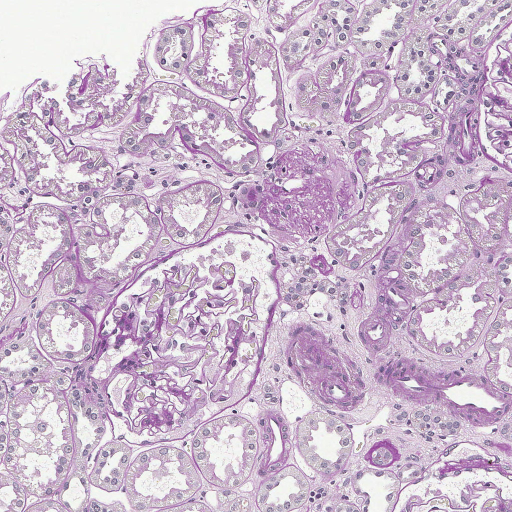
#> input picture referencias/18-139_tile_x07680_y10752_endx09728_endy12800.png, 1024 x 1024 px (shown at 1/2 size); its folder holds only this picture in this run
$ python normalizacion.py
#> lines starting #> are read from the running program, lines starting #| are printed output that depends on the picture; after the words box and inside, x2 and y2 are one past the last pixel; in counts of white or black regions, pixels touching at a corner belong together
import os
import cv2
import numpy as np
from pathlib import Path
from concurrent.futures import ProcessPoolExecutor, wait, FIRST_COMPLETED
from multiprocessing import cpu_count
from collections import deque
import logging
import time
import random
import json
import shutil
from typing import Optional, Tuple, Dict

logging.basicConfig(
    level=logging.INFO,
    format='%(asctime)s - %(levelname)s - %(message)s'
)
logger = logging.getLogger(__name__)


# [26 lines left out: function _safe_worker_count, not called in this run]


def leer_imagen(ruta: str) -> Optional[np.ndarray]:
    """Lee imágenes en rutas con tildes o caracteres especiales en Windows"""
    return cv2.imdecode(np.fromfile(ruta, dtype=np.uint8), cv2.IMREAD_COLOR)
#> returned value is the input picture: shape (1024, 1024, 3); mean B, G, R 205.7, 186.1, 203.9

def guardar_imagen(ruta: str, imagen: np.ndarray) -> None:
    """Guarda imágenes en rutas con tildes o caracteres especiales en Windows"""
    cv2.imencode('.png', imagen)[1].tofile(ruta)

def get_tissue_mask(image_bgr: np.ndarray, bg_l_threshold: int = 230, min_saturation: int = 10) -> np.ndarray:
    """
    Generate binary tissue mask combining LAB L and HSV S channels + morphology.

    L channel alone (L < threshold) detects white background but misses dark noise (ink, dust, folds).
    Combined with saturation (S > threshold) to exclude desaturated dark artifacts.
    Apply morphological operations to clean up the mask.

    Returns boolean mask where True = tissue pixel, False = background.
    """
#> called with bg_l_threshold = 230, min_saturation = 10
    # L channel: exclude bright white background
    lab = cv2.cvtColor(image_bgr, cv2.COLOR_BGR2LAB)
#> lab: shape (1024, 1024, 3); mean of channels 0, 1, 2 197.4, 138.2, 120.3
    l_mask = lab[:, :, 0] < bg_l_threshold
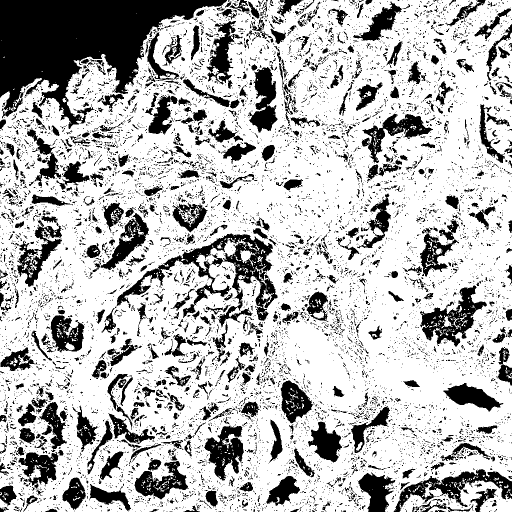
#> l_mask: shape (1024, 1024) bool (shown at 1/2 size); 72.7% white; 8999 black regions (8073 under 20 px), largest, box (x1, y1, x2, y2) and area: (0, 0, 454, 258) 53571, (233, 467, 555, 655) 13947, (840, 571, 974, 693) 6073

    # Saturation channel: exclude low-saturation dark noise (ink, dust have low S)
    hsv = cv2.cvtColor(image_bgr, cv2.COLOR_BGR2HSV)
#> hsv: shape (1024, 1024, 3); mean H, S, V 126.9, 31.3, 208.4
    s_mask = hsv[:, :, 1] > min_saturation
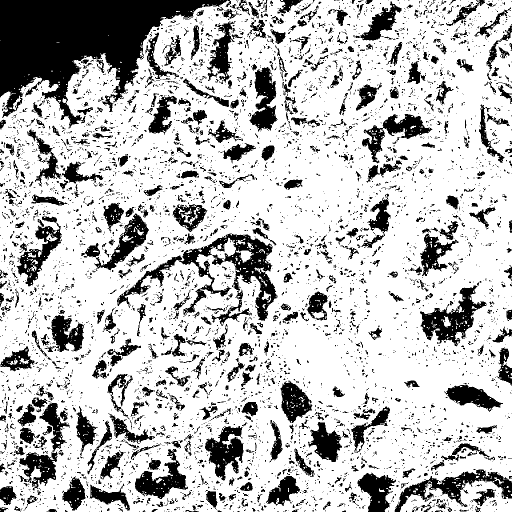
#> s_mask: shape (1024, 1024) bool (shown at 1/2 size); 75.1% white; 5175 black regions (4317 under 20 px), largest, box (x1, y1, x2, y2) and area: (0, 0, 462, 257) 52724, (234, 467, 555, 642) 12612, (840, 571, 973, 693) 5956

    # Combine: pixel must be dark AND have color → tissue
    combined = (l_mask & s_mask).astype(np.uint8) * 255
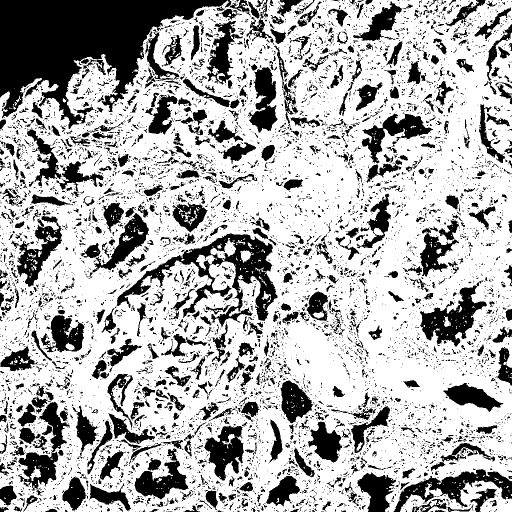
#> combined: shape (1024, 1024) (shown at 1/2 size); 69.3% white; 8004 black regions (6884 under 20 px), largest, box (x1, y1, x2, y2) and area: (0, 0, 463, 258) 54791, (233, 467, 555, 655) 15783, (840, 565, 974, 693) 6799

    # Morphological closing: fill small holes in tissue (nuclei, vessels)
    close_kernel = cv2.getStructuringElement(cv2.MORPH_ELLIPSE, (9, 9))
    cleaned = cv2.morphologyEx(combined, cv2.MORPH_CLOSE, close_kernel)
#> cleaned: shape (1024, 1024); 82.1% white; 249 black regions, largest, box (x1, y1, x2, y2) and area: (0, 0, 453, 250) 51934, (843, 575, 972, 690) 5847, (450, 467, 545, 568) 4537

    # Morphological opening: remove small isolated artifacts (dust, noise)
    open_kernel = cv2.getStructuringElement(cv2.MORPH_ELLIPSE, (5, 5))
    cleaned = cv2.morphologyEx(cleaned, cv2.MORPH_OPEN, open_kernel)
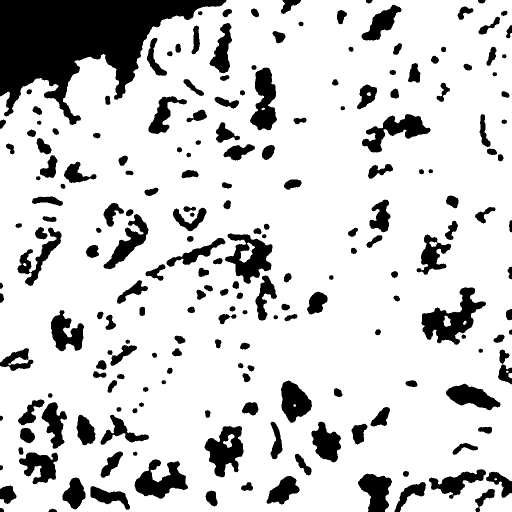
#> cleaned: shape (1024, 1024) (shown at 1/2 size); 81.7% white; 208 black regions, largest, box (x1, y1, x2, y2) and area: (0, 0, 453, 250) 52218, (843, 575, 972, 690) 6141, (450, 467, 545, 568) 4845

    return cleaned.astype(bool)

def get_lab_stats(image_bgr: np.ndarray, mask: Optional[np.ndarray] = None) -> Tuple[Tuple[float, float, float], Tuple[float, float, float]]:
    """
    Compute LAB mean and std. If mask provided, use only tissue pixels.

    Args:
        image_bgr: Input BGR image
        mask: Optional boolean mask (True = tissue, False = background).
              If provided, stats are computed only on masked pixels.

    Returns:
        ((l_mean, a_mean, b_mean), (l_std, a_std, b_std))

    Raises:
        ValueError: If tissue pixels < 100 (insufficient data).
    """
    lab = cv2.cvtColor(image_bgr, cv2.COLOR_BGR2LAB).astype(np.float32)
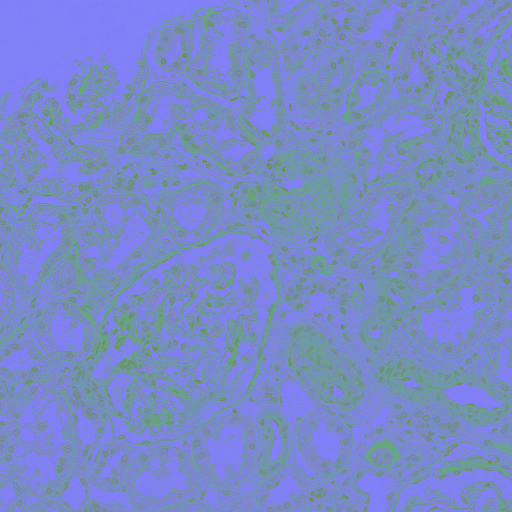
#> lab: shape (1024, 1024, 3) float32 (shown at 1/2 size); mean B, G, R 197.2, 138.2, 120.3
    l, a, b = cv2.split(lab)
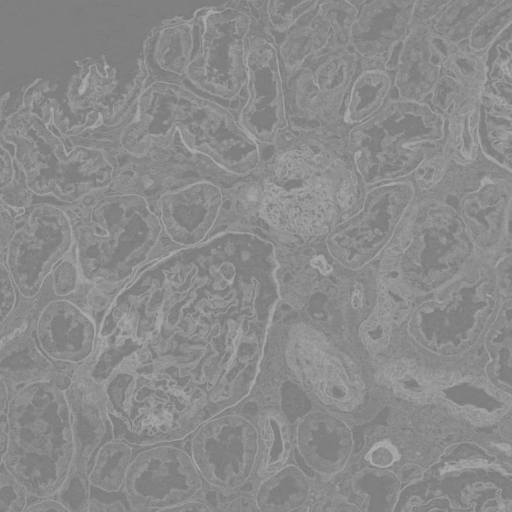
#> a: shape (1024, 1024) float32 (shown at 1/2 size); min 114, max 176, mean 138.2
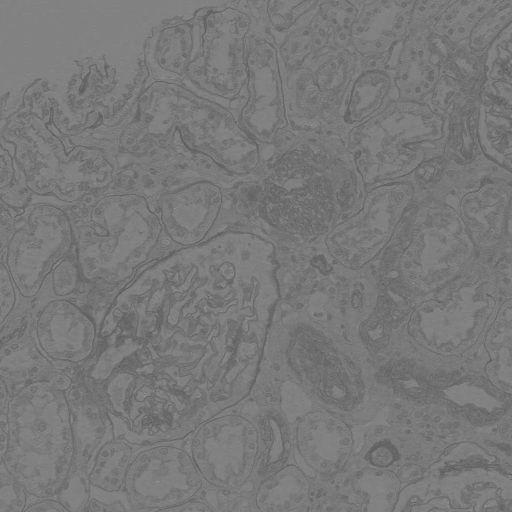
#> b: shape (1024, 1024) float32 (shown at 1/2 size); min 84, max 150, mean 120.3

    if mask is not None:
        l = l[mask]
        a = a[mask]
        b = b[mask]
        if l.size < 100:
            raise ValueError(f"Insufficient tissue pixels: {l.size} < 100")

    l_mean, l_std = l.mean(), l.std()
#> l_mean = 187.3; l_std = 34.76
    a_mean, a_std = a.mean(), a.std()
#> a_mean = 140.5; a_std = 8.15
    b_mean, b_std = b.mean(), b.std()
#> b_mean = 118.5; b_std = 7.07

    return (l_mean, a_mean, b_mean), (l_std, a_std, b_std)

# [42 lines left out: function apply_reinhard, not called in this run]


def compute_template_from_tiles(tile_paths: list[str], bg_l_threshold: int = 230, min_saturation: int = 10) -> Tuple[Tuple[float, float, float], Tuple[float, float, float]]:
    """
    Compute template statistics from a specific list of tile paths.

    Args:
        tile_paths: List of tile file paths
        bg_l_threshold: L channel threshold for background
        min_saturation: Minimum HSV saturation for tissue

    Returns:
        ((l_mean, a_mean, b_mean), (l_std, a_std, b_std)) — medians across samples
    """
    logger.info(f"Computing template from {len(tile_paths)} specific tiles...")

    all_means, all_stds = [], []
    for i, tile_path in enumerate(tile_paths, 1):
        img = leer_imagen(str(tile_path))
        if img is None:
            logger.warning(f"  Failed to read: {Path(tile_path).name}")
            continue

        mask = get_tissue_mask(img, bg_l_threshold, min_saturation)
        try:
            m, s = get_lab_stats(img, mask=mask)
#> m = (187.3, 140.5, 118.5); s = (34.76, 8.15, 7.07)
            all_means.append(m)
            all_stds.append(s)
            logger.debug(f"  Tile {i}/{len(tile_paths)}: L={m[0]:.1f}±{s[0]:.1f}")
        except ValueError:
            logger.warning(f"  Insufficient tissue in: {Path(tile_path).name}")
            continue

    if len(all_means) < 5:
        raise ValueError(f"Only {len(all_means)} valid tiles found; need at least 5")

    target_means = tuple(np.median([m[i] for m in all_means]) for i in range(3))
    target_stds = tuple(np.median([s[i] for s in all_stds]) for i in range(3))

    logger.info(f"Template (median of {len(all_means)} tiles): L={target_means[0]:.1f}±{target_stds[0]:.1f}, a={target_means[1]:.1f}±{target_stds[1]:.1f}, b={target_means[2]:.1f}±{target_stds[2]:.1f}")
    return target_means, target_stds


# [149 lines left out: functions build_template_from_tiles, load_or_build_template, _normalize_single_tile, _estimate_tile_memory_gb, not called in this run]


def process_folder(input_dir: str, output_dir: str, template_path: Optional[str] = None, template_tiles: Optional[list[str]] = None, num_workers: Optional[int] = None, tile_size: int = 1024,
                   min_tissue_ratio: float = 0.05, bg_l_threshold: int = 230, min_saturation: int = 10, rebuild_template: bool = False,
                   ram_fraction: float = 0.80, min_free_gb: float = 2.0) -> None:
    """
    Recursively normalize tiles using dynamic parallelism (memory-aware admission control).

    Args:
        input_dir: Root directory (recursively searches for tiles)
        output_dir: Directory for output normalized tiles (mirrors folder structure)
        template_path: Path to reference template image (optional)
        template_tiles: List of specific tile paths to build template from (optional)
        num_workers: Number of parallel workers (None = auto-calculate based on RAM)
        tile_size: Tile size hint for RAM estimation (default 1024)
        min_tissue_ratio: Skip tiles with tissue < this ratio (default 0.05)
        bg_l_threshold: L channel threshold for background (default 230)
        min_saturation: Minimum HSV saturation for tissue (default 10)
        rebuild_template: If True, force rebuild template from tiles (ignore cache)
        ram_fraction: Fraction of available RAM to use for processing (0.9 default)
        min_free_gb: Minimum free RAM to always keep available (1.0 default)
    """
    Path(output_dir).mkdir(parents=True, exist_ok=True)

    logger.info(f"Loading reference template...")
    try:
        if template_path and Path(template_path).is_file():
            logger.info(f"Using single template image: {template_path}")
            template_img = leer_imagen(template_path)
            if template_img is None:
                raise ValueError(f"Failed to read template image: {template_path}")
            mask = get_tissue_mask(template_img, bg_l_threshold, min_saturation)
            target_means, target_stds = get_lab_stats(template_img, mask=mask)
            logger.info(f"Template: L={target_means[0]:.1f}±{target_stds[0]:.1f}, a={target_means[1]:.1f}±{target_stds[1]:.1f}, b={target_means[2]:.1f}±{target_stds[2]:.1f}")
        elif template_tiles:
            target_means, target_stds = compute_template_from_tiles(template_tiles, bg_l_threshold=bg_l_threshold, min_saturation=min_saturation)
        else:
            target_means, target_stds = load_or_build_template(
                input_dir,
                template_stats_file=Path(input_dir).parent / ".normalizacion" / "template_stats.json",
                rebuild=rebuild_template,
                bg_l_threshold=bg_l_threshold,
                min_saturation=min_saturation
            )
    except ValueError as e:
        logger.error(f"Failed to load template: {e}")
        return

    valid_extensions = {'.png', '.jpg', '.jpeg'}
    input_path = Path(input_dir)

    tile_paths = [p for p in input_path.rglob('*') if p.suffix.lower() in valid_extensions]
    logger.info(f"Total de archivos encontrados: {len(tile_paths)}")

    # Separar imágenes de máscaras por convención de nombre
    image_paths = [p for p in tile_paths if not p.name.endswith('_mask.png')]
    mask_paths = [p for p in tile_paths if p.name.endswith('_mask.png')]
    logger.info(f"Imágenes a normalizar: {len(image_paths)}, Máscaras a copiar: {len(mask_paths)}")

    if len(image_paths) == 0:
        logger.warning("No se encontraron tiles PNG (excluidas máscaras). Nada que hacer.")
        return

    target_means, target_stds = load_or_build_template(
        input_dir,
        template_stats_file=Path(input_dir).parent / ".normalizacion" / "template_stats.json",
        rebuild=rebuild_template,
        bg_l_threshold=bg_l_threshold,
        min_saturation=min_saturation
    )

    # Sort by file size (descending) for load balancing
    image_paths.sort(key=lambda p: p.stat().st_size if p.exists() else 0, reverse=True)

    if num_workers is None:
        num_workers = _safe_worker_count(tile_size_hint=tile_size)

    # Build task list with output paths
    tasks = deque()
    task_memory_estimates: Dict = {}

    for tile_path in image_paths:
        rel_path = tile_path.relative_to(input_path)
        output_path = Path(output_dir) / rel_path
        task_tuple = (str(tile_path), str(output_path), target_means, target_stds, min_tissue_ratio, bg_l_threshold, min_saturation)
        mem_est = _estimate_tile_memory_gb(tile_path)
        tasks.append(task_tuple)
        task_memory_estimates[str(tile_path)] = mem_est

    # RAM budget (one-time calculation at startup)
    try:
        import psutil
        available_gb = psutil.virtual_memory().available / (1024 ** 3)
    except ImportError:
        available_gb = 8.0

    ram_budget_gb = available_gb * ram_fraction
    logger.info(f"RAM budget: {available_gb:.2f}GB available, using {ram_budget_gb:.2f}GB ({ram_fraction*100:.0f}%) with {min_free_gb}GB safety margin")
    logger.info(f"Starting dynamic parallel normalization with {num_workers} workers, {len(image_paths)} tiles\n")

    start_time = time.time()
    success_count = 0
    skip_count = 0
    failed_count = 0
    completed = 0

    # Dynamic admission loop with ProcessPoolExecutor
    used_ram_gb = 0.0
    active_futures: Dict = {}  # Maps Future → (tile_path_str, memory_estimate)

    # [24 lines left out: function try_submit, not called in this run]

    with ProcessPoolExecutor(max_workers=num_workers) as executor:
        try_submit()

        while active_futures:
            done, _ = wait(active_futures, return_when=FIRST_COMPLETED)

            for future in done:
                tile_path_str, mem_est = active_futures.pop(future)
                used_ram_gb -= mem_est

                try:
                    result = future.result()
                    completed += 1
                    if result == "success":
                        success_count += 1
                    elif result == "skipped":
                        skip_count += 1
                    else:
                        failed_count += 1

                    if completed % 50 == 0:
                        logger.info(f"Tile {completed}/{len(tile_paths)} completed ({success_count} success, {skip_count} skipped, {failed_count} failed)")
                except Exception as e:
                    logger.error(f"Task failed: {e}")
                    failed_count += 1

                # Try to admit next task after one finishes
                try_submit()

    elapsed = time.time() - start_time
    logger.info(f"\n✓ Procesamiento de imágenes completado: {completed}/{len(image_paths)} tiles ")

    # Copiar máscaras sin transformar (son labels 0-4, no se normalizan)
    logger.info(f"Copiando {len(mask_paths)} máscaras sin transformación...")
    copied = 0
    failed = 0
    for mask_path in mask_paths:
        try:
            rel_path = mask_path.relative_to(input_dir)
            output_path = Path(output_dir) / rel_path
            output_path.parent.mkdir(parents=True, exist_ok=True)
            shutil.copy2(mask_path, output_path)
            copied += 1
        except Exception as e:
            logger.error(f"Error copiando {mask_path}: {e}")
            failed += 1

    logger.info(f"✓ Máscaras copiadas: {copied}/{len(mask_paths)} ({failed} fallos)")
    logger.info(f"✓ Procesamiento completado: {completed + copied}/{len(image_paths) + len(mask_paths)} archivos totales")

if __name__ == "__main__":
    import argparse

    # Defaults
    base_dir = Path("Salidas/Tiles_UNet")
    default_input = str(base_dir)
    default_output = str(Path("Salidas/Normalizados"))

    # Default template references — reads all images from referencias/ folder
    referencias_dir = Path("referencias")
    if referencias_dir.exists():
        default_template_tiles = sorted([
            str(p) for p in referencias_dir.glob('*')
            if p.suffix.lower() in {'.png', '.jpg', '.jpeg'}
        ])
    else:
        default_template_tiles = []

    parser = argparse.ArgumentParser(
        description="Normalización de Reinhard para tiles histopatológicos",
        formatter_class=argparse.RawDescriptionHelpFormatter,
        epilog="""
Uso por defecto (sin argumentos — usa 24 tiles representativos como template):
  python3 normalizacion.py

Rutas por defecto:
  --input    """ + default_input + """
  --output   """ + default_output + """

Uso personalizado:
  python3 normalizacion.py \\
    --input /ruta/a/tiles \\
    --output /ruta/salida \\
    --template /ruta/referencia.png \\
    --workers 4 \\
    --min_tissue_ratio 0.1
        """
    )

    parser.add_argument(
        "--input",
        default=default_input,
        help=f"Carpeta raíz con tiles (default: {default_input})"
    )
    parser.add_argument(
        "--output",
        default=default_output,
        help=f"Carpeta de salida para tiles normalizados (default: {default_output})"
    )
    parser.add_argument(
        "--template",
        default=None,
        help="Ruta a imagen de referencia única (opcional; por defecto: tiles representativos)"
    )
    parser.add_argument(
        "--workers",
        type=int,
        default=None,
        help="Número de workers paralelos (default: auto-calcula basado en RAM)"
    )
    parser.add_argument(
        "--tile_size",
        type=int,
        default=1024,
        help="Tamaño de tile para estimación de RAM (default: 1024)"
    )
    parser.add_argument(
        "--min_tissue_ratio",
        type=float,
        default=0.05,
        help="Omitir tiles con tejido < este ratio (default: 0.05 = 5%%)"
    )
    parser.add_argument(
        "--bg_l_threshold",
        type=int,
        default=230,
        help="Umbral de canal L para detectar fondo blanco (0-255, default: 230)"
    )
    parser.add_argument(
        "--min_saturation",
        type=int,
        default=10,
        help="Saturación mínima HSV para detectar tejido (0-255, default: 10)"
    )
    parser.add_argument(
        "--rebuild-template",
        action="store_true",
        help="Recalcular template desde tiles (ignora cache)"
    )
    parser.add_argument(
        "--ram-fraction",
        type=float,
        default=0.9,
        help="Fracción de RAM disponible para usar (0.0-1.0, default: 0.9)"
    )
    parser.add_argument(
        "--min-free-gb",
        type=float,
        default=1.0,
        help="Mínimo GB de RAM libre a mantener (default: 1.0)"
    )

    args = parser.parse_args()
    process_folder(
        args.input,
        args.output,
        template_path=args.template,
        template_tiles=default_template_tiles,
        num_workers=args.workers,
        tile_size=args.tile_size,
        min_tissue_ratio=args.min_tissue_ratio,
        bg_l_threshold=args.bg_l_threshold,
        min_saturation=args.min_saturation,
        rebuild_template=args.rebuild_template,
        ram_fraction=args.ram_fraction,
        min_free_gb=args.min_free_gb
    )

$ run again, on referencias/18-139_tile_x07680_y18432_endx09728_endy20480.png
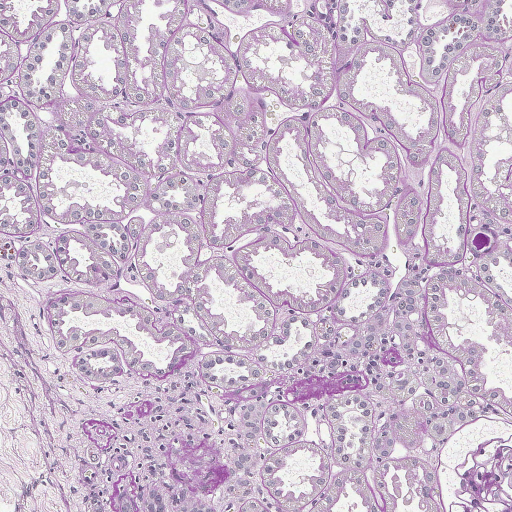
#> input picture referencias/18-139_tile_x07680_y18432_endx09728_endy20480.png, 1024 x 1024 px (shown at 1/2 size)
#> in leer_imagen, returned value is the input picture: shape (1024, 1024, 3); mean B, G, R 205.8, 187.2, 203.9
#> in get_tissue_mask, `l_mask = lab[:, :, 0] < bg_l_threshold`:
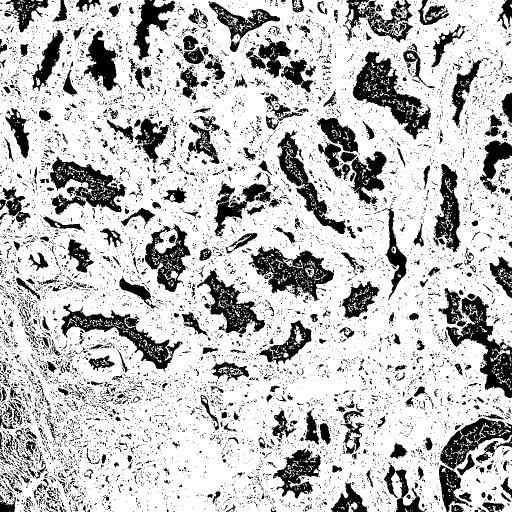
#> l_mask: shape (1024, 1024) bool (shown at 1/2 size); 75.7% white; 9812 black regions (8976 under 20 px), largest, box (x1, y1, x2, y2) and area: (705, 102, 862, 279) 9548, (892, 592, 1024, 796) 8712, (497, 492, 668, 603) 7929
#> hsv: shape (1024, 1024, 3); mean H, S, V 131.1, 28.9, 208.3
#> s_mask: shape (1024, 1024) bool; 76.6% white; 5433 black regions (4648 under 20 px), largest, box (x1, y1, x2, y2) and area: (877, 576, 1024, 796) 10948, (705, 103, 862, 278) 9885, (498, 494, 668, 600) 8602
#> combined: shape (1024, 1024); 71.5% white; 8894 black regions (7878 under 20 px), largest, box (x1, y1, x2, y2) and area: (877, 576, 1024, 796) 11839, (705, 102, 862, 279) 10648, (497, 492, 668, 607) 9483
#> in get_lab_stats, `l, a, b = cv2.split(lab)`:
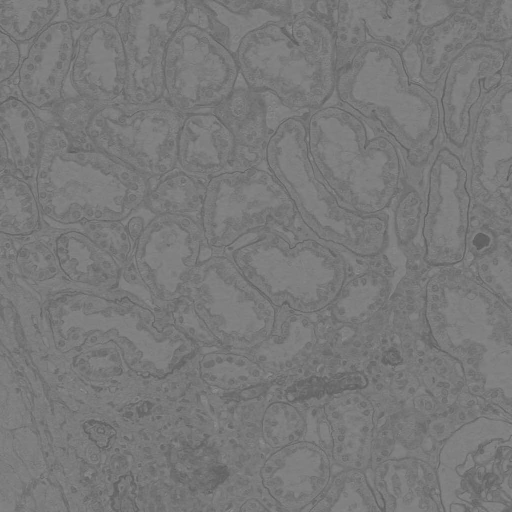
#> b: shape (1024, 1024) float32 (shown at 1/2 size); min 84, max 153, mean 120.7
#> l_mean = 189.5; l_std = 31.55
#> a_mean = 139.4; a_std = 7.19
#> b_mean = 119.1; b_std = 6.37
#> m = (189.5, 139.4, 119.1); s = (31.55, 7.19, 6.37)
